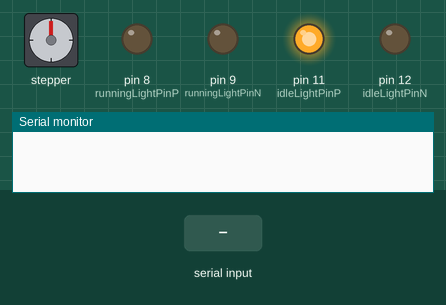
Recording of a sketch running on a simulated Arduino Uno, built with avr-gcc and run on an emulated ATmega328P. Parts: stepper motor, output pins drawn as LEDs (lit = HIGH), the last lines printed to the serial monitor. Inputs (shaded band) come from the test bench. Stepper angles assume 400 steps per turn.

Above: at 1.2 s.
1.3 s: "90,45\n" received over Serial
At 1.9 s:
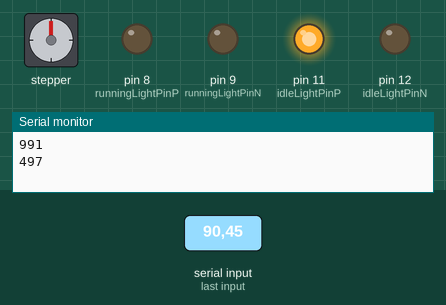
3.0 s: "30,150\n" received over Serial
At 4.4 s:
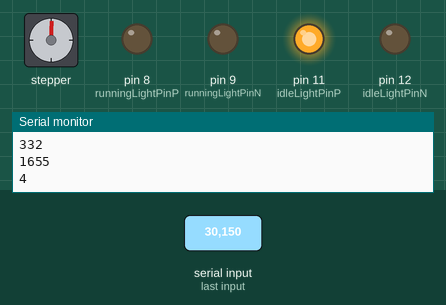
Timing chart, 0 to 6.0 s (numbered marks = the images above; inputs shaded):
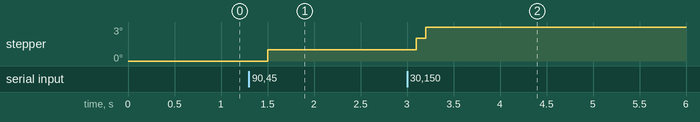

Measured:
- after the input at 3.0 s, stepper: goes 2° 0.10 s, then 3°, starting after 0.10 s

The sketch:

arduino_actuator.ino
```cpp
#include <AccelStepper.h>

// Pins.
const int dirPin = 2;
const int stepPin = 4;
const int runningLightPinP = 8;
const int runningLightPinN = 9;
const int idleLightPinP = 11;
const int idleLightPinN = 12;

// Stepper constants.
const int motorInterfaceType = 1;
const int stepsPerRev = 400;
const double gearRatio = 9.913043478;

// Stepper parameters.
AccelStepper stepper = AccelStepper(motorInterfaceType, stepPin, dirPin);
long targetPosition = 0;

void setup() {
  // Sets up all light pins.
  pinMode(runningLightPinP, OUTPUT);
  pinMode(runningLightPinN, OUTPUT);
  pinMode(idleLightPinP, OUTPUT);
  pinMode(idleLightPinN, OUTPUT);

  // Turns on the idle light.
  digitalWrite(idleLightPinP, HIGH);

  // Sets up the stepper.
  stepper.setMaxSpeed(2 * stepsPerRev); // The max speed is 2 rpm

  // Sets up the serial.
  Serial.begin(9600);
}

void loop() {

  // If receives message from the serial port...
  if (Serial.available() > 0) {
    // Stops the current task.
    stepper.stop();
    digitalWrite(runningLightPinP, LOW);
    delay(100);

    // Calculates the new target and responds to the remote machine.
    double targetAngle = Serial.parseInt() * gearRatio;
    targetPosition = stepper.currentPosition() + long(round(targetAngle / 0.9));
    Serial.println(targetPosition);
    digitalWrite(runningLightPinP, HIGH);
  }

  // Turns off the running light if the target has been reached.
  if (stepper.currentPosition() == targetPosition) {
    digitalWrite(runningLightPinP, LOW);
  }

  // Runs the stepper.
  stepper.moveTo(targetPosition);
  stepper.setSpeed(stepsPerRev);
  stepper.runSpeedToPosition();
}
```
